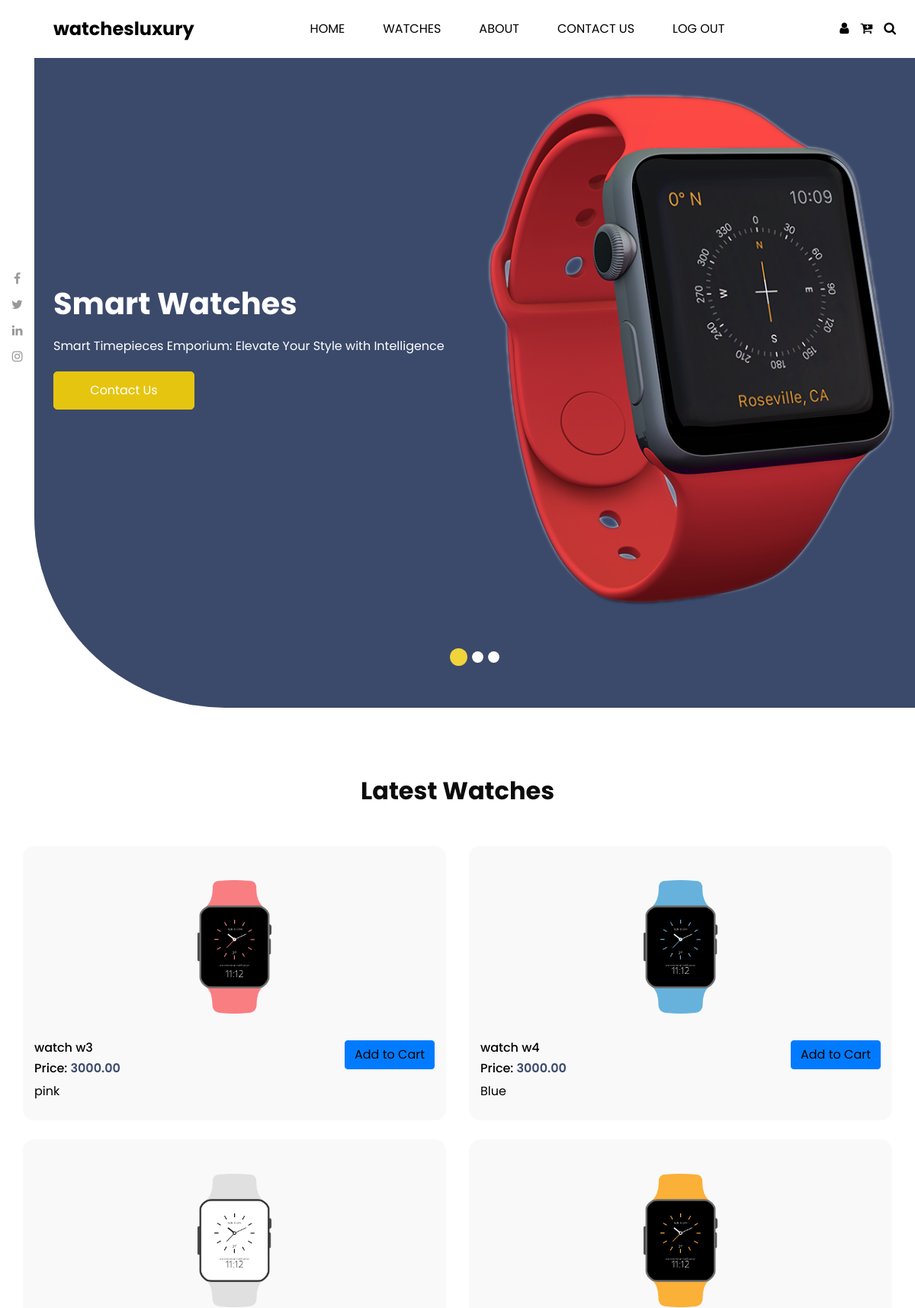
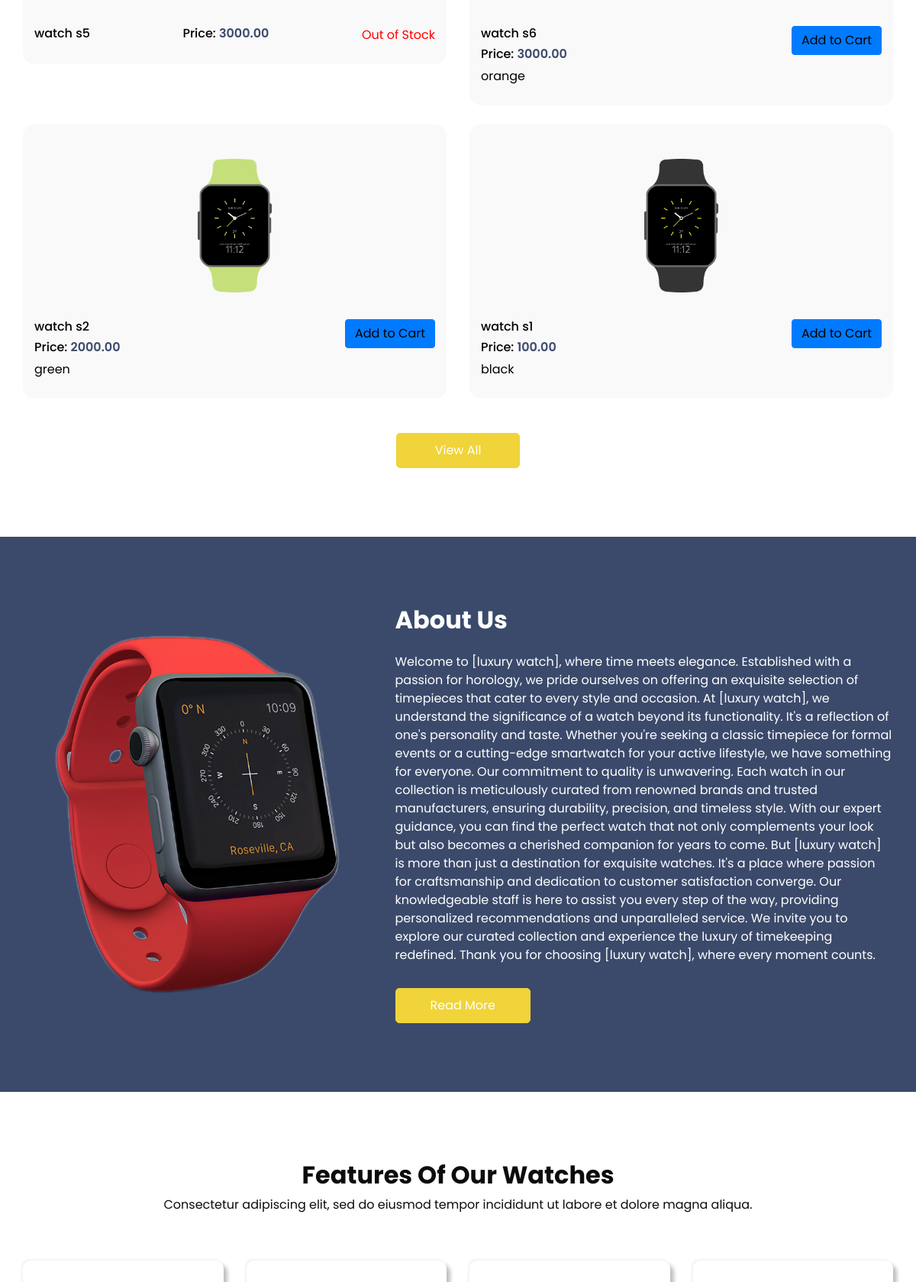
Page /home.php (signed in, upper part) on the committed database (2 pictures, top to bottom).
### tables this page shows
CREATE TABLE IF NOT EXISTS `products` (
  `id` int NOT NULL AUTO_INCREMENT,
  `product_code` varchar(50) NOT NULL,
  `product_name` varchar(100) NOT NULL,
  `cost` decimal(10,2) NOT NULL,
  `color` varchar(50) DEFAULT NULL,
  `description` text,
  `weight` decimal(10,2) DEFAULT NULL,
  `image` longtext,
  `stock_quantity` int NOT NULL DEFAULT '0',
  PRIMARY KEY (`id`)
);

### prod.php (called while the page is built, shortened)
<?php
$conn = mysqli_connect("localhost", "root", "", "project");
$sql = "SELECT * FROM products ORDER BY cost DESC";
$result = mysqli_query($conn, $sql);
$products = array();
if (mysqli_num_rows($result) > 0) {
    while ($row = mysqli_fetch_assoc($result)) {
        $products[] = $row;
    }
}
return $products;
?>

### home.php (the view, shortened to what this page needs)
<!DOCTYPE html>
<html lang="en">
<head>
    <link rel="stylesheet" type="text/css" href="css/bootstrap.css" />
    <link rel="stylesheet" type="text/css" href="https://cdnjs.cloudflare.com/ajax/libs/OwlCarousel2/2.3.4/assets/owl.carousel.min.css" />
    <link href="css/font-awesome.min.css" rel="stylesheet" />
    <link href="css/style.css" rel="stylesheet" />
    <link href="css/responsive.css" rel="stylesheet" />
</head>
<body>
    <div class="hero_area">
        <div class="hero_social">
            <a href="">
                <i class="fa fa-facebook" aria-hidden="true"></i>
            </a>
            <a href="">
                <i class="fa fa-twitter" aria-hidden="true"></i>
            </a>
            <a href="">
                <i class="fa fa-linkedin" aria-hidden="true"></i>
            </a>
            <a href="">
                <i class="fa fa-instagram" aria-hidden="true"></i>
            </a>
        </div>
        <header class="header_section">
            <div class="container-fluid">
                <nav class="navbar navbar-expand-lg custom_nav-container ">
                    <a class="navbar-brand" href="home.php">
                        <span>
                        watchesluxury
                        </span>
                    </a>
                    <div class="collapse navbar-collapse" id="navbarSupportedContent">
                        <ul class="navbar-nav">
                            <li class="nav-item active">
                                <a class="nav-link" href="home.php">Home <span class="sr-only"></span></a>
                            </li>
                            <li class="nav-item">
                                <a class="nav-link" href="watches.php"> Watches </a>
                            </li>
                            <li class="nav-item">
                                <a class="nav-link" href="about.html"> About </a>
                            </li>
                            <li class="nav-item">
                                <a class="nav-link" href="contact.html">Contact Us</a>
                            </li>
                            <li class="nav-item">
                                <a class="nav-link" href="logout.php">log out</a>
                            </li>
                        </ul>
                        <div class="user_option-box">
                            <a href="profile_user.php">
                                <i class="fa fa-user" aria-hidden="true"></i>
                            </a>
                            <a href="shoping_cart.php">
                                <i class="fa fa-cart-plus" aria-hidden="true"></i>
                            </a>
                            <a href="">
                                <i class="fa fa-search" aria-hidden="true"></i>
                            </a>
                        </div>
                    </div>
                </nav>
            </div>
        </header>
        <section class="slider_section ">
            <div id="customCarousel1" class="carousel slide" data-ride="carousel">
                <div class="carousel-inner">
                    <div class="carousel-item active">
                        <div class="container-fluid ">
                            <div class="row">
                                <div class="col-md-6">
                                    <div class="detail-box">
                                        <h1>
                                            Smart Watches
                                        </h1>
                                        <p>
                                        Smart Timepieces Emporium: Elevate Your Style with Intelligence                                        </p>
                                        <div class="btn-box">
                                            <a href="contact.html" class="btn1">
                                                Contact Us
                                            </a>
                                        </div>
                                    </div>
                                </div>
                                <div class="col-md-6">
                                    <div class="img-box">
                                        <img src="images/about-img.png" alt="">
                                    </div>
                                </div>
                            </div>
                        </div>
                    </div>
                </div>
                <ol class="carousel-indicators">
                    <li data-target="#customCarousel1" data-slide-to="0" class="active"></li>
                    <li data-target="#customCarousel1" data-slide-to="1"></li>
                    <li data-target="#customCarousel1" data-slide-to="2"></li>
                </ol>
            </div>
        </section>
    </div>
    <section class="shop_section layout_padding">
        <div class="container">
            <div class="heading_container heading_center">
                <h2>Latest Watches</h2>
            </div>
            <div class="row">
                <?php
                include_once 'prod.php';
                if ($products) {
                    foreach ($products as $product) {
                        ?>
                        <div class="col-md-6">
                            <div class="box">
                                <a href="#">
                                    <div class="img-box">
                                        <img src="<?php echo isset($product['image']) ? $product['image'] : ''; ?>" alt="<?php echo isset($product['product_name']) ? $product['product_name'] : ''; ?>" class="img-fluid">
                                    </div>
                                    <div class="detail-box">
                                        <h6><?php echo isset($product['product_name']) ? $product['product_name'] : ''; ?></h6>
                                        <h6>Price: <span><?php echo isset($product['cost']) ? $product['cost'] : ''; ?></span></h6>
                                        <?php if ($product['stock_quantity'] <= 0) : ?>
                                            <p style="color: red;">Out of Stock</p>
                                        <?php else : ?>
                                            <p><?php echo isset($product['color']) ? $product['color'] : ''; ?></p>
                                            <div class="add-to-cart-button">
                                                <a href="add_to_cart.php?product_id=<?php echo isset($product['id']) ? $product['id'] : ''; ?>" class="btn btn-primary">Add to Cart</a>
                                            </div>
                                        <?php endif; ?>
                                    </div>
                                </a>
                            </div>
                        </div>
                        <?php
                    }
                } else {
                    echo "<p>No products available</p>";
                }
                ?>
            </div>
            <div class="btn-box">
                <a href="watches.php">View All</a>
            </div>
        </div>
    </section>
    <section class="about_section layout_padding">
        <div class="container  ">
            <div class="row">
                <div class="col-md-6 col-lg-5 ">
                    <div class="img-box">
                        <img src="images/about-img.png" alt="">
                    </div>
                </div>
                <div class="col-md-6 col-lg-7">
                    <div class="detail-box">
                        <div class="heading_container">
                            <h2>
                                About Us
                            </h2>
                        </div>
                        <p>
                        Welcome to [luxury watch], where time meets elegance. Established with a passion for horology, we pride ourselves on offering an exquisite selection of timepieces that cater to every style and occasion.
At [luxury watch], we understand the significance of a watch beyond its functionality. It's a reflection of one's personality and taste. Whether you're seeking a classic timepiece for formal events or a cutting-edge smartwatch for your active lifestyle, we have something for everyone.
Our commitment to quality is unwavering. Each watch in our collection is meticulously curated from renowned brands and trusted manufacturers, ensuring durability, precision, and timeless style. With our expert guidance, you can find the perfect watch that not only complements your look but also becomes a cherished companion for years to come.
But [luxury watch] is more than just a destination for exquisite watches. It's a place where passion for craftsmanship and dedication to customer satisfaction converge. Our knowledgeable staff is here to assist you every step of the way, providing personalized recommendations and unparalleled service.
We invite you to explore our curated collection and experience the luxury of timekeeping redefined. Thank you for choosing [luxury watch], where every moment counts.
                        </p>
                        <a href="about.html">
                            Read More
                        </a>
                    </div>
                </div>
            </div>
        </div>
    </section>
    <section class="feature_section layout_padding">
        <div class="container">
            <div class="heading_container">
                <h2>
                    Features Of Our Watches
                </h2>
                <p>
                    Consectetur adipiscing elit, sed do eiusmod tempor incididunt ut labore et dolore magna aliqua.
                </p>
            </div>
            <div class="row">
                <div class="col-sm-6 col-lg-3">
                    <div class="box">
                    </div>
                </div>
                <div class="col-sm-6 col-lg-3">
                    <div class="box">
                    </div>
                </div>
                <div class="col-sm-6 col-lg-3">
                    <div class="box">
                    </div>
                </div>
                <div class="col-sm-6 col-lg-3">
                    <div class="box">
                    </div>
                </div>
            </div>
        </div>
    </section>
</body>
</html>

### css/responsive.css (style rules this page uses)
@media (min-width: 1200px) { .container { max-width: 1170px; } }

### rows in the picture
products: image (picture), product_name "watch w3", cost "3000.00", color "pink"
products: image (picture), product_name "watch w4", cost "3000.00", color "Blue"
products: image (picture), product_name "watch s5", cost "3000.00", stock_quantity "Out of Stock"
products: image (picture), product_name "watch s6", cost "3000.00", color "orange"
products: image (picture), product_name "watch s2", cost "2000.00", color "green"
products: image (picture), product_name "watch s1", cost "100.00", color "black"
